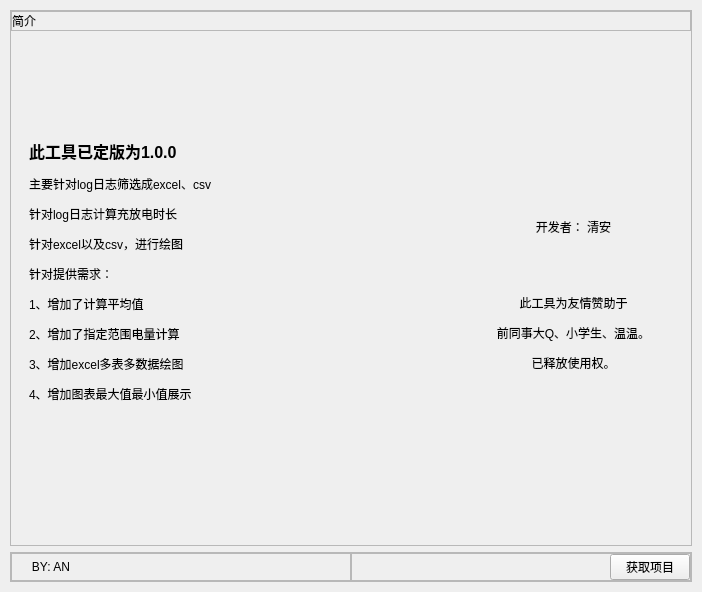
<?xml version="1.0" encoding="UTF-8"?>
<ui version="4.0">
 <class>Form</class>
 <widget class="QWidget" name="Form">
  <property name="geometry">
   <rect>
    <x>0</x>
    <y>0</y>
    <width>702</width>
    <height>592</height>
   </rect>
  </property>
  <property name="minimumSize">
   <size>
    <width>0</width>
    <height>40</height>
   </size>
  </property>
  <property name="windowTitle">
   <string>Form</string>
  </property>
  <layout class="QVBoxLayout" name="verticalLayout">
   <property name="leftMargin">
    <number>5</number>
   </property>
   <property name="topMargin">
    <number>5</number>
   </property>
   <property name="rightMargin">
    <number>5</number>
   </property>
   <property name="bottomMargin">
    <number>5</number>
   </property>
   <item>
    <widget class="CardWidget" name="CardWidget">
     <layout class="QVBoxLayout" name="verticalLayout_2">
      <property name="leftMargin">
       <number>5</number>
      </property>
      <property name="topMargin">
       <number>5</number>
      </property>
      <property name="rightMargin">
       <number>5</number>
      </property>
      <property name="bottomMargin">
       <number>5</number>
      </property>
      <item>
       <widget class="QFrame" name="frame_3">
        <property name="sizePolicy">
         <sizepolicy hsizetype="Preferred" vsizetype="Expanding">
          <horstretch>0</horstretch>
          <verstretch>0</verstretch>
         </sizepolicy>
        </property>
        <property name="frameShape">
         <enum>QFrame::StyledPanel</enum>
        </property>
        <property name="frameShadow">
         <enum>QFrame::Raised</enum>
        </property>
        <layout class="QVBoxLayout" name="verticalLayout_4">
         <property name="leftMargin">
          <number>0</number>
         </property>
         <property name="topMargin">
          <number>0</number>
         </property>
         <property name="rightMargin">
          <number>0</number>
         </property>
         <property name="bottomMargin">
          <number>0</number>
         </property>
         <item alignment="Qt::AlignTop">
          <widget class="QFrame" name="frame">
           <property name="frameShape">
            <enum>QFrame::StyledPanel</enum>
           </property>
           <property name="frameShadow">
            <enum>QFrame::Raised</enum>
           </property>
           <layout class="QVBoxLayout" name="verticalLayout_6">
            <property name="leftMargin">
             <number>0</number>
            </property>
            <property name="topMargin">
             <number>0</number>
            </property>
            <property name="rightMargin">
             <number>0</number>
            </property>
            <property name="bottomMargin">
             <number>0</number>
            </property>
            <item>
             <widget class="TitleLabel" name="TitleLabel">
              <property name="text">
               <string>简介</string>
              </property>
             </widget>
            </item>
           </layout>
          </widget>
         </item>
         <item>
          <widget class="CardWidget" name="CardWidget_4">
           <property name="sizePolicy">
            <sizepolicy hsizetype="Preferred" vsizetype="Expanding">
             <horstretch>0</horstretch>
             <verstretch>0</verstretch>
            </sizepolicy>
           </property>
           <layout class="QHBoxLayout" name="horizontalLayout_2">
            <item>
             <widget class="CardWidget" name="CardWidget_2">
              <layout class="QVBoxLayout" name="verticalLayout_7">
               <item>
                <widget class="BodyLabel" name="BodyLabel_3">
                 <property name="text">
                  <string>&lt;html&gt;&lt;head/&gt;&lt;body&gt;&lt;p&gt;&lt;span style=&quot; font-size:12pt; font-weight:700;&quot;&gt;此工具已定版为1.0.0&lt;/span&gt;&lt;/p&gt;&lt;p&gt;主要针对log日志筛选成excel、csv&lt;/p&gt;&lt;p&gt;针对log日志计算充放电时长&lt;/p&gt;&lt;p&gt;针对excel以及csv，进行绘图&lt;/p&gt;&lt;p&gt;针对提供需求：&lt;/p&gt;&lt;p&gt;1、增加了计算平均值&lt;/p&gt;&lt;p&gt;2、增加了指定范围电量计算&lt;/p&gt;&lt;p&gt;3、增加excel多表多数据绘图&lt;/p&gt;&lt;p&gt;4、增加图表最大值最小值展示&lt;/p&gt;&lt;p&gt;&lt;br/&gt;&lt;/p&gt;&lt;/body&gt;&lt;/html&gt;</string>
                 </property>
                </widget>
               </item>
              </layout>
             </widget>
            </item>
            <item>
             <widget class="CardWidget" name="CardWidget_5">
              <property name="styleSheet">
               <string notr="true">image: url(:/icons/images/QingAn.jpg);</string>
              </property>
             </widget>
            </item>
            <item>
             <widget class="CardWidget" name="CardWidget_3">
              <layout class="QVBoxLayout" name="verticalLayout_8">
               <property name="leftMargin">
                <number>0</number>
               </property>
               <property name="topMargin">
                <number>120</number>
               </property>
               <property name="rightMargin">
                <number>0</number>
               </property>
               <property name="bottomMargin">
                <number>120</number>
               </property>
               <item>
                <widget class="StrongBodyLabel" name="StrongBodyLabel">
                 <property name="text">
                  <string>开发者： 清安</string>
                 </property>
                 <property name="alignment">
                  <set>Qt::AlignCenter</set>
                 </property>
                </widget>
               </item>
               <item>
                <widget class="BodyLabel" name="BodyLabel_2">
                 <property name="font">
                  <font>
                   <family>Segoe UI</family>
                   <bold>false</bold>
                   <underline>true</underline>
                  </font>
                 </property>
                 <property name="text">
                  <string>&lt;html&gt;&lt;head/&gt;&lt;body&gt;&lt;p&gt;&lt;span style=&quot; text-decoration:none;&quot;&gt;此工具为友情赞助于&lt;/span&gt;&lt;/p&gt;&lt;p&gt;&lt;span style=&quot; text-decoration:none;&quot;&gt;前同事大Q、小学生、温温。&lt;/span&gt;&lt;/p&gt;&lt;p&gt;&lt;span style=&quot; text-decoration:none;&quot;&gt;已释放使用权。&lt;/span&gt;&lt;/p&gt;&lt;/body&gt;&lt;/html&gt;</string>
                 </property>
                 <property name="alignment">
                  <set>Qt::AlignHCenter|Qt::AlignTop</set>
                 </property>
                </widget>
               </item>
              </layout>
             </widget>
            </item>
           </layout>
          </widget>
         </item>
        </layout>
       </widget>
      </item>
      <item alignment="Qt::AlignBottom">
       <widget class="QFrame" name="frame_2">
        <property name="minimumSize">
         <size>
          <width>25</width>
          <height>25</height>
         </size>
        </property>
        <property name="frameShape">
         <enum>QFrame::StyledPanel</enum>
        </property>
        <property name="frameShadow">
         <enum>QFrame::Raised</enum>
        </property>
        <layout class="QHBoxLayout" name="horizontalLayout">
         <property name="spacing">
          <number>0</number>
         </property>
         <property name="leftMargin">
          <number>0</number>
         </property>
         <property name="topMargin">
          <number>0</number>
         </property>
         <property name="rightMargin">
          <number>0</number>
         </property>
         <property name="bottomMargin">
          <number>0</number>
         </property>
         <item>
          <widget class="QFrame" name="frame_4">
           <property name="frameShape">
            <enum>QFrame::StyledPanel</enum>
           </property>
           <property name="frameShadow">
            <enum>QFrame::Raised</enum>
           </property>
           <layout class="QVBoxLayout" name="verticalLayout_5">
            <property name="leftMargin">
             <number>0</number>
            </property>
            <property name="topMargin">
             <number>0</number>
            </property>
            <property name="rightMargin">
             <number>0</number>
            </property>
            <property name="bottomMargin">
             <number>0</number>
            </property>
            <item alignment="Qt::AlignLeft">
             <widget class="BodyLabel" name="BodyLabel">
              <property name="text">
               <string>      BY: AN</string>
              </property>
             </widget>
            </item>
           </layout>
          </widget>
         </item>
         <item>
          <widget class="QFrame" name="frame_5">
           <property name="sizeIncrement">
            <size>
             <width>5</width>
             <height>0</height>
            </size>
           </property>
           <property name="frameShape">
            <enum>QFrame::StyledPanel</enum>
           </property>
           <property name="frameShadow">
            <enum>QFrame::Raised</enum>
           </property>
           <layout class="QVBoxLayout" name="verticalLayout_3">
            <property name="leftMargin">
             <number>0</number>
            </property>
            <property name="topMargin">
             <number>0</number>
            </property>
            <property name="rightMargin">
             <number>0</number>
            </property>
            <property name="bottomMargin">
             <number>0</number>
            </property>
            <item alignment="Qt::AlignRight">
             <widget class="HyperlinkLabel" name="HyperlinkLabel">
              <property name="text">
               <string>获取项目</string>
              </property>
              <property name="url">
               <url>
                <string>https://gitee.com/qinganan_admin</string>
               </url>
              </property>
             </widget>
            </item>
           </layout>
          </widget>
         </item>
        </layout>
       </widget>
      </item>
     </layout>
    </widget>
   </item>
  </layout>
 </widget>
 <customwidgets>
  <customwidget>
   <class>CardWidget</class>
   <extends>QFrame</extends>
   <header>qfluentwidgets</header>
   <container>1</container>
  </customwidget>
  <customwidget>
   <class>BodyLabel</class>
   <extends>QLabel</extends>
   <header>qfluentwidgets</header>
  </customwidget>
  <customwidget>
   <class>StrongBodyLabel</class>
   <extends>QLabel</extends>
   <header>qfluentwidgets</header>
  </customwidget>
  <customwidget>
   <class>TitleLabel</class>
   <extends>QLabel</extends>
   <header>qfluentwidgets</header>
  </customwidget>
  <customwidget>
   <class>HyperlinkLabel</class>
   <extends>QPushButton</extends>
   <header>qfluentwidgets</header>
  </customwidget>
 </customwidgets>
 <resources>
  <include location="icons.qrc"/>
 </resources>
 <connections/>
</ui>
